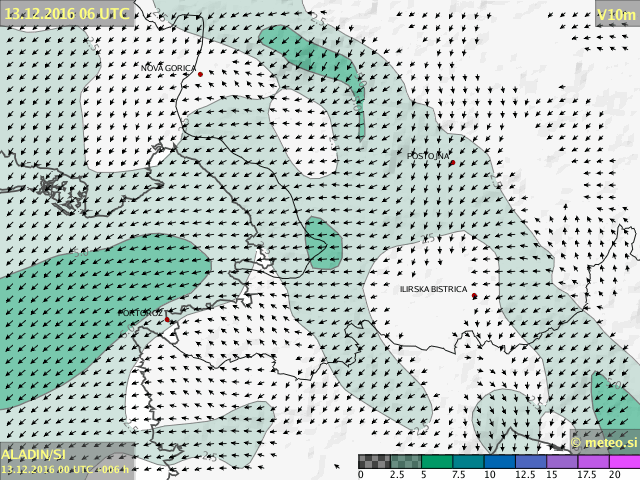
#> input picture ad_20161213-0000_vm-va10m_si-sw_006.png, 640 x 480 px, given in place of ad_20261120-1200_vm-va10m_hr-w_006.png, which was not available
$ python aladin_without_dir.py   (Python 2 division)
#> lines starting #> are read from the running program, lines starting #| are printed output that depends on the picture; pictures that were not available may be replaced by others from this repository, and a replacement may not be noted
from PIL import Image
from functools import partial
import math
import collections
import os
import urllib
import numpy as np


os.chdir("temp")

# colors used for different wind speed
#               0-5               5-10       10-15           15-20              20-25        25-30            30-35            35-40         black
colors = [(245, 245, 245),(205, 224, 218),(119, 199, 172),(120, 187, 194),(120, 173, 213),(160, 173, 221),(200, 173, 227),(221, 167, 241),(0, 1, 1)]

def distance(color1, color2):
    return math.sqrt(sum([(e1-e2)**2 for e1, e2 in zip(color1, color2)]))

def best_match(sample, colors):
    by_distance = sorted(colors, key=lambda c: distance(c, sample))
    return by_distance[0]


def compute_average_image_color(img):
    width, height = img.size

    brzina = []

    for x in range(0, width):
        for y in range(0, height):
            r, g, b = img.getpixel((x,y))
            rgb = (r, g, b)
            barva_zdej = best_match(rgb,colors)

            if barva_zdej  == (245, 245, 245):
                brzina.append(0)
            elif barva_zdej  == (205, 224, 218):
                brzina.append(10)
            elif barva_zdej  == (119, 199, 172):
                brzina.append(15)
            elif barva_zdej  == (120, 187, 194):
                brzina.append(20)
            elif barva_zdej  == (120, 173, 213):
                brzina.append(25)
            elif barva_zdej  == (160, 173, 221):
                brzina.append(30)
            elif barva_zdej  == (200, 173, 227):
                brzina.append(30)
            elif barva_zdej  == (221, 167, 241):
                brzina.append(35)
            elif barva_zdej  == (0, 1, 1):
                pass

    counter=collections.Counter(brzina)
    naj=counter.most_common(2)

    if len(naj)  > 1:
        hitrost=((naj[0][0]*naj[0][1])+(naj[1][0]*naj[1][1]))/((naj[0][1])+(naj[1][1]))
    else:
        hitrost = naj[0][0]
    return (hitrost)

import datetime
today = datetime.date.today()
datum = today.strftime('%Y%m%d')

#glede na UTC cas
import time
ura = int(time.strftime("%H"))
timesaving=time.localtime()[8]

if timesaving == 0 and ura > 3 and ura < 15:
    am_pm='00'
elif timesaving == 1 and ura > 4 and ura < 16:
    am_pm='00'
else:
    am_pm='12'

print am_pm


def aladin(danes, ura, kater):

#> called with danes = '20261120', ura = '006', kater = 'vm-va10m_hr-w_'
    link = "http://meteo.arso.gov.si/uploads/probase/www/model/aladin/field/ad_"+danes+"-"+am_pm+"00_"+kater+ura+".png"
    check=urllib.urlopen(link)
    urlcheck=check.getcode()
    if urlcheck == 200 :
        urllib.urlretrieve (link, ura+".png")

        img = Image.open(ura+".png")
#> img is the input picture: PIL image 640x480 P; mean R, G, B 193.3, 206.6, 202.3
        img = img.convert('RGB')

        #istra
        if kater == "vm-va10m_hr-w_" :
            #liznjan
            img_liz=img.crop((198, 411, 57+198, 52+411))
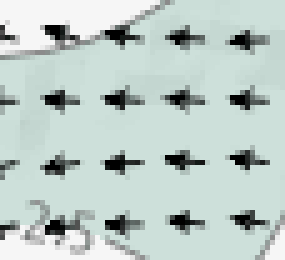
#> img_liz: PIL image 57x52 RGB (shown 5 times larger); mean R, G, B 189.6, 204.3, 199.6
            hitrost_liz = compute_average_image_color(img_liz)

            #krk
            img_krk=img.crop((453, 304, 54+453, 38+304))
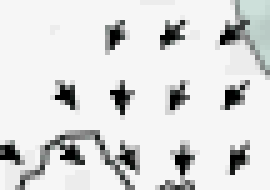
#> img_krk: PIL image 54x38 RGB (shown 5 times larger); mean R, G, B 219.7, 220.4, 220.1
            hitrost_krk = compute_average_image_color(img_krk)

            #pre
            img_pre=img.crop((337, 121, 62+337, 45+121))
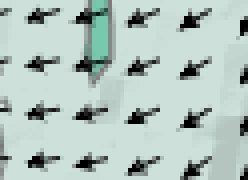
#> img_pre: PIL image 62x45 RGB (shown 4 times larger); mean R, G, B 178.7, 196.8, 191
            hitrost_pre = compute_average_image_color(img_pre)

            #sav
            img_sav=img.crop((19, 41, 19+21, 41+30))
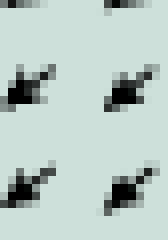
#> img_sav: PIL image 21x30 RGB (shown 8 times larger); mean R, G, B 184.7, 201.8, 196.4
            hitrost_sav = compute_average_image_color(img_sav)

            #umag
            img_umag=img.crop((24, 72, 24+26, 28+72))
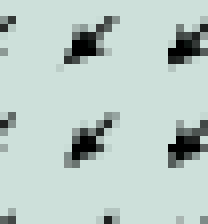
#> img_umag: PIL image 26x28 RGB (shown 8 times larger); mean R, G, B 186.9, 204.2, 198.7
            hitrost_umag = compute_average_image_color(img_umag)

             #nov
            img_nov=img.crop((33, 135, 33+23, 135+22))
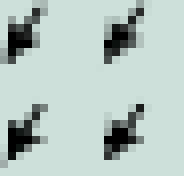
#> img_nov: PIL image 23x22 RGB (shown 8 times larger); mean R, G, B 181.6, 198.4, 193.1
            hitrost_nov = compute_average_image_color(img_nov)

            mydata=[('cas',ura),('var','istra'),('liz',hitrost_liz),('krk',hitrost_krk),('pre',hitrost_pre),('sav',hitrost_sav),('umag',hitrost_umag),('nov',hitrost_nov)]


            print mydata
#| [('cas', '006'), ('var', 'istra'), ('liz', 8), ('krk', 1), ('pre', 10), ('sav', 10), ('umag', 10), ('nov', 10)]

        #primorska
        elif kater == "vm-va10m_si-sw_" :
            #MJ
            img_mj=img.crop((126, 142, 126+69, 142+55))
            hitrost_mj = compute_average_image_color(img_mj)

            #barcole
            img_bar=img.crop((204, 184, 204+42, 184+36))
            hitrost_bar = compute_average_image_color(img_bar)

            #portoroz
            img_por=img.crop((147, 316, 147+35, 316+33))
            hitrost_por = compute_average_image_color(img_por)


            mydata=[('cas',ura),('var','pri'),('mj',hitrost_mj),('bar',hitrost_bar),('por',hitrost_por)]
            print mydata


		#send data to website
        from post import post
        post(mydata)
#> (this line was passed over: post is not available in this run)


        return


aladin(datum, "006", "vm-va10m_hr-w_")
aladin(datum, "009", "vm-va10m_hr-w_")
#> call 2 of aladin, with danes = '20261120', ura = '009', kater = 'vm-va10m_hr-w_'
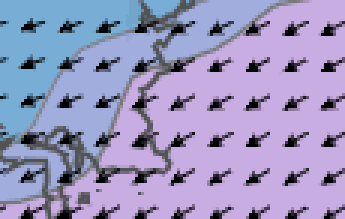
#> input picture sample.png, 115 x 73 px, given in place of ad_20261120-1200_vm-va10m_hr-w_009.png, which was not available (shown 3 times larger)
#> in aladin, img is the input picture: PIL image 115x73 RGBA; mean R, G, B, A 154.1, 149.6, 191, 255
#> in aladin (call 2), `img_liz=img.crop((198, 411, 57+198, 52+411))`: img_liz: PIL image 57x52 RGB; every value is 0
#> (the run stopped early here; a loop or call above may not have finished)
